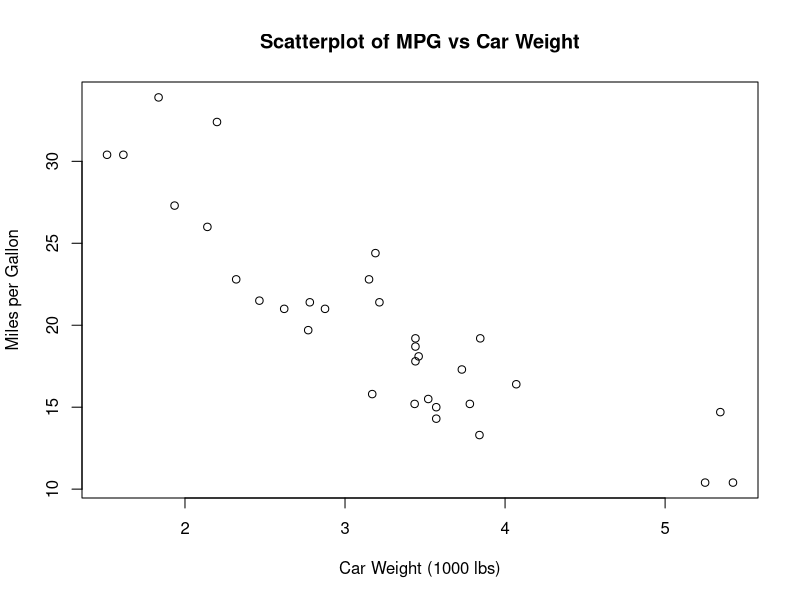
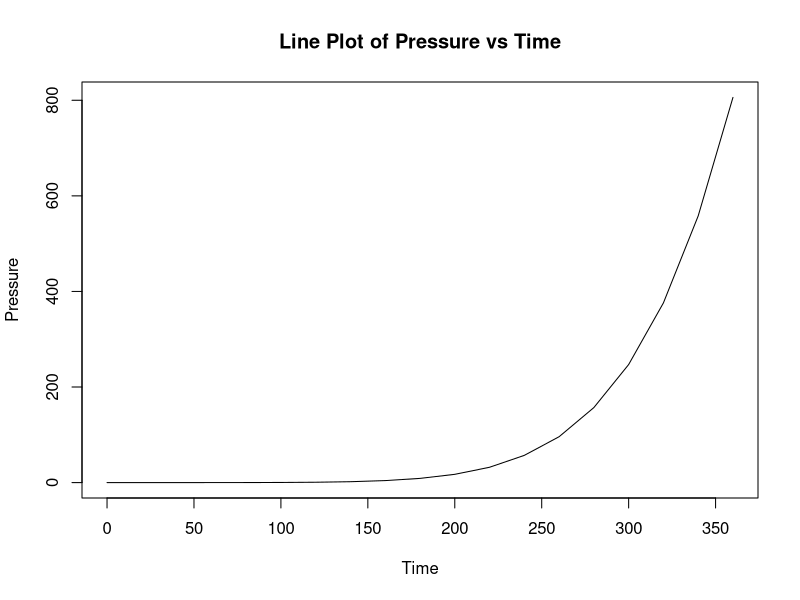
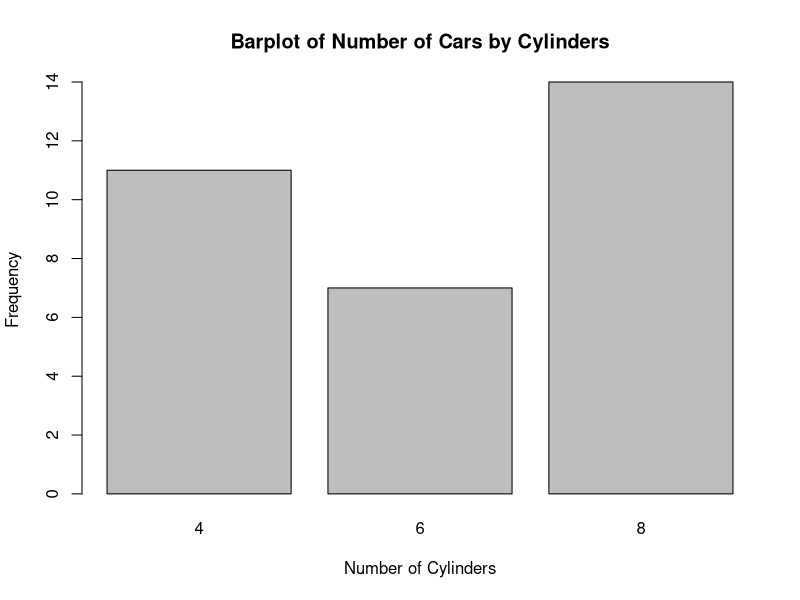
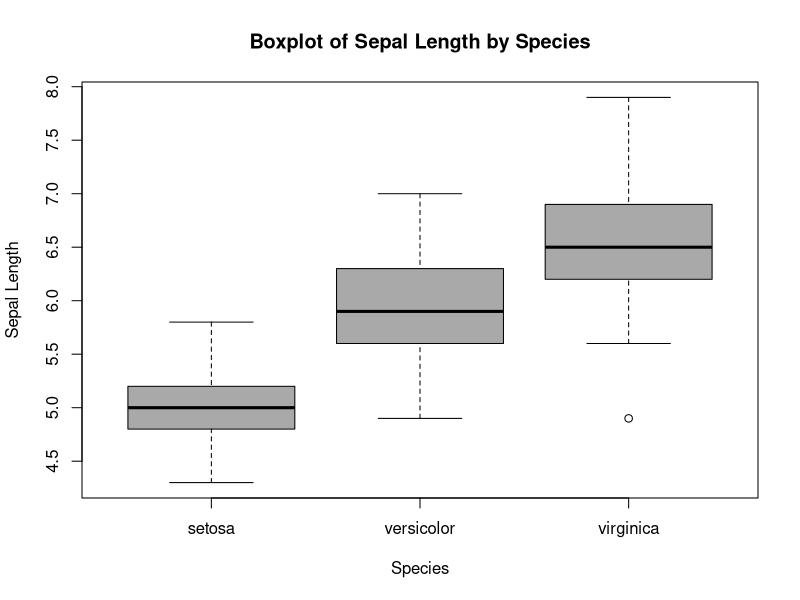
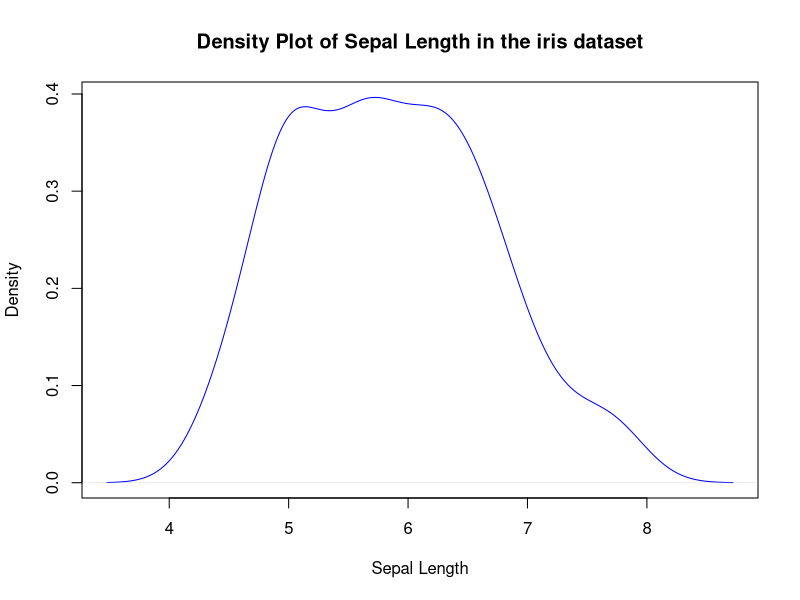
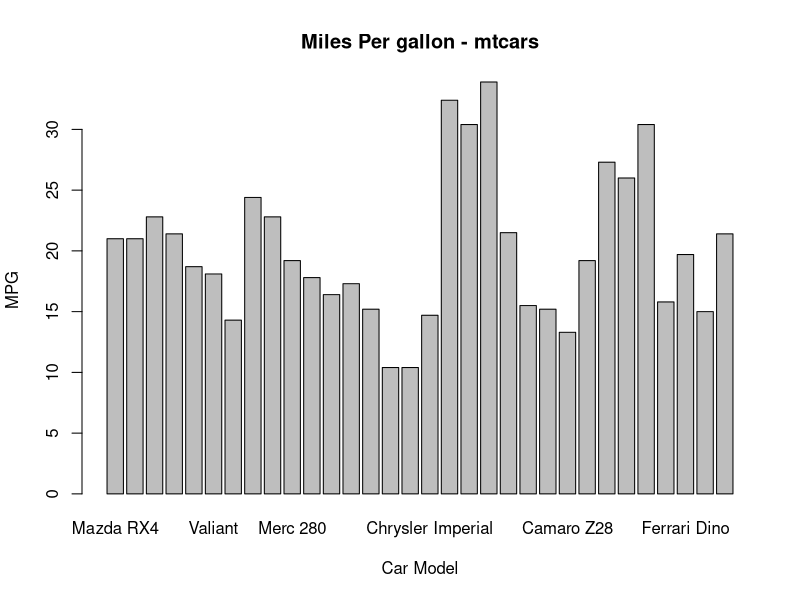
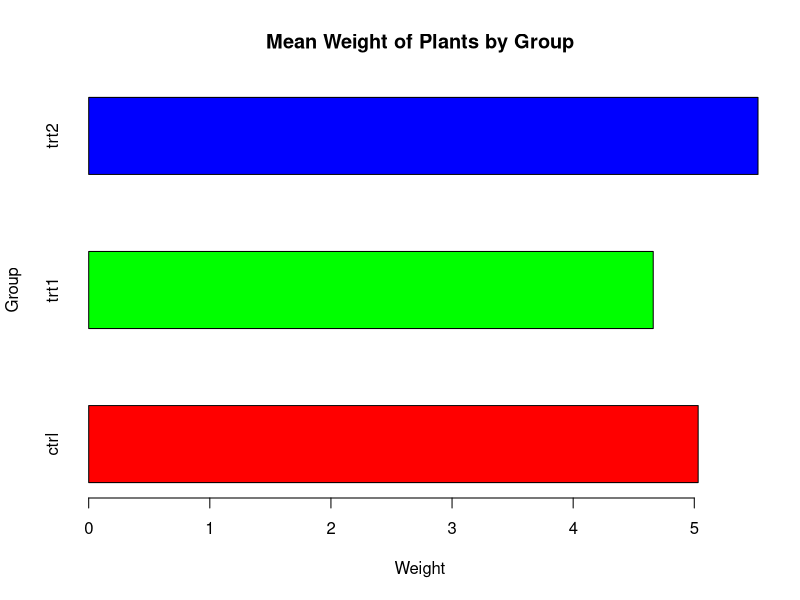
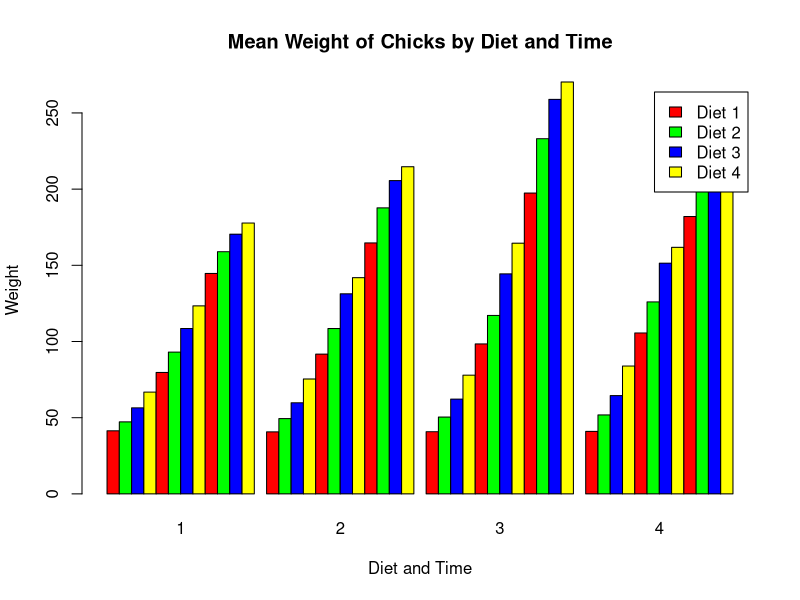

The R source for these figures, in order: (Note: this script raises an error after producing the figures.)
## ---- chunk 1
plot(mtcars$wt, 
     mtcars$mpg, 
     xlab = "Car Weight (1000 lbs)", 
     ylab = "Miles per Gallon", 
     main = "Scatterplot of MPG vs Car Weight")
## ---- chunk 2
plot(pressure, 
     type = "l", 
     xlab = "Time", 
     ylab = "Pressure", 
     main = "Line Plot of Pressure vs Time")

## ---- chunk 3
barplot(table(mtcars$cyl), 
        xlab = "Number of Cylinders", 
        ylab = "Frequency", 
        main = "Barplot of Number of Cars by Cylinders")

## ---- chunk 4
# Create a boxplot of "Sepal.Length" by "Species" in the iris dataset
plot(x = iris$Species, 
     y = iris$Sepal.Length, 
     main = "Boxplot of Sepal Length by Species",
     xlab = "Species", 
     ylab = "Sepal Length", 
     col = "darkgray")

## ---- chunk 5
# Create a density plot of "Sepal.Length" in the iris dataset
plot(density(iris$Sepal.Length), main = "Density Plot of Sepal Length in the iris dataset",
     xlab = "Sepal Length", ylab = "Density", col = "blue")

## ---- chunk 6
# Create a basic bar chart of the "mpg" dataset

barplot(mtcars$mpg, names.arg = rownames(mtcars), main = "Miles Per gallon - mtcars", xlab = "Car Model", ylab = "MPG")

## ---- chunk 7
# Create a summarised bar chart of the "PlantGrowth" dataset
data(PlantGrowth)
barplot(height = t(tapply(PlantGrowth$weight, 
                          list(PlantGrowth$group), 
                          mean)), 
        main = "Mean Weight of Plants by Group", 
        ylab = "Group", 
        xlab = "Weight", 
        col = c("red", "green", "blue"), 
        beside = TRUE, 
        horiz = TRUE)
## ---- chunk 8
# Create a grouped bar chart of the "ChickWeight" dataset
data(ChickWeight)
barplot(height = t(tapply(ChickWeight$weight, 
                          list(ChickWeight$Diet, ChickWeight$Time), 
                          mean)), 
        main = "Mean Weight of Chicks by Diet and Time", 
        xlab = "Diet and Time", ylab = "Weight", 
        col = c("red", "green", "blue", "yellow"), 
        beside = TRUE,
        legend.text = c("Diet 1", "Diet 2", "Diet 3", "Diet 4"))
## ---- chunk 9
# Create a stacked bar chart of the "VADeaths" dataset
data(VADeaths)
barplot(as.matrix(VADeaths), 
        main = "Death Rates by Age Group and Gender", 
        xlab = "Age Group", 
        ylab = "Death Rate", 
        col = c("red", "green", "blue", "yellow", "purple"), 
        legend.text = c("Females", "Males"), 
        beside = FALSE)

## ---- chunk 10
barplot(GNP ~ Year, data = longley)
## ---- chunk 11
hist(iris$Sepal.Length, breaks = 10, col = "blue",
     xlab = "Sepal Length", ylab = "Frequency",
     main = "Histogram of Sepal Length in Iris Dataset")
## ---- chunk 12
hist(mtcars$mpg,
     freq=FALSE,
     breaks=12,
     col="red",
     xlab="Miles Per Gallon",
     main="Histogram, with density curve")
# add density curve
lines(density(mtcars$mpg), col="blue", lwd=2)
## ---- chunk 13
knitr::include_graphics('images/boxplots.png')
## ---- chunk 14
boxplot(mtcars$mpg)
## ---- chunk 15
boxplot(count ~ spray, 
        data = InsectSprays, 
        col = "lightgray")
